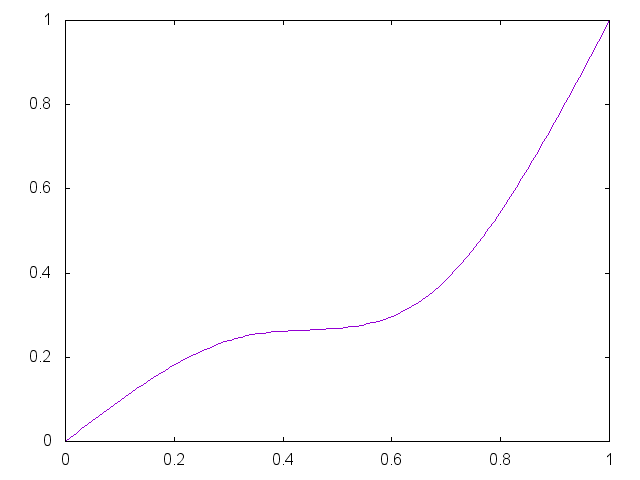

Here is the gnuplot script that generated this plot:


set term png

set output "generate/static/generate/csplines-0.25-0.35.png"
plot '-' smooth csplines notitle
0 0
0.33 0.25
0.67 0.35 
1 1
e

reset;
